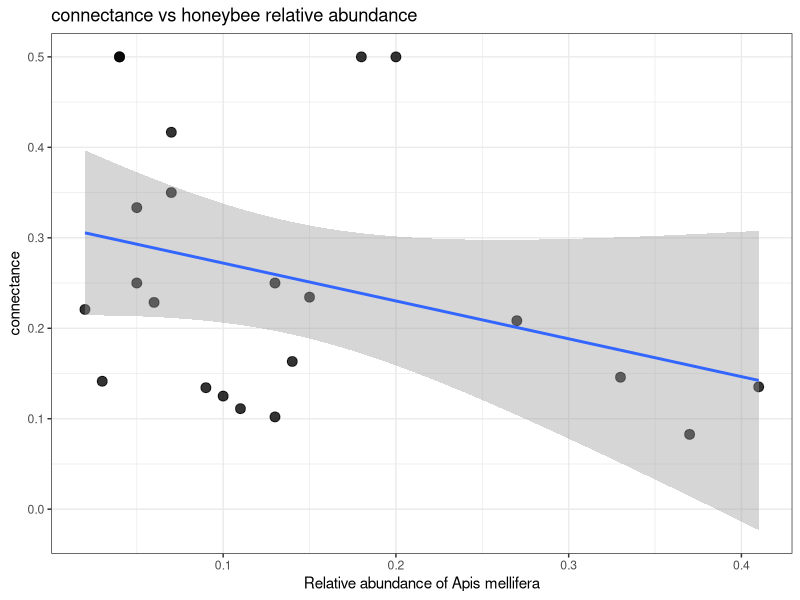
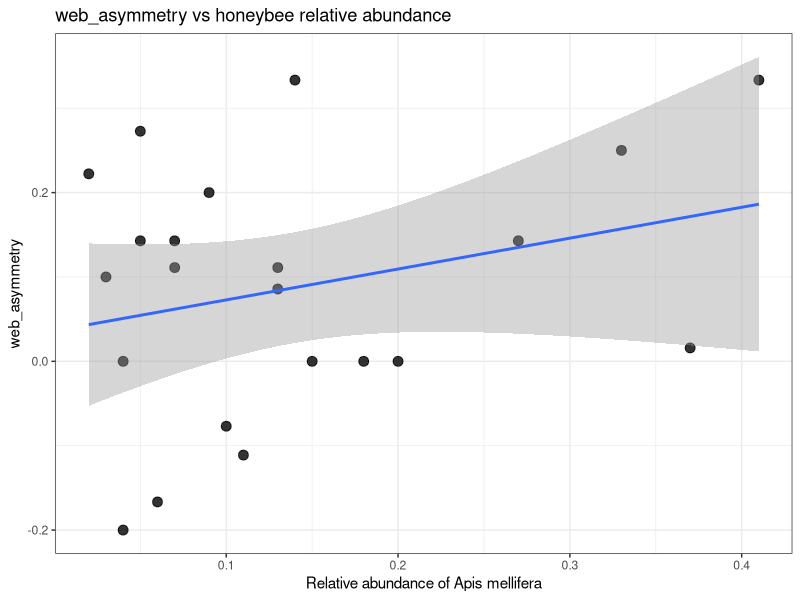
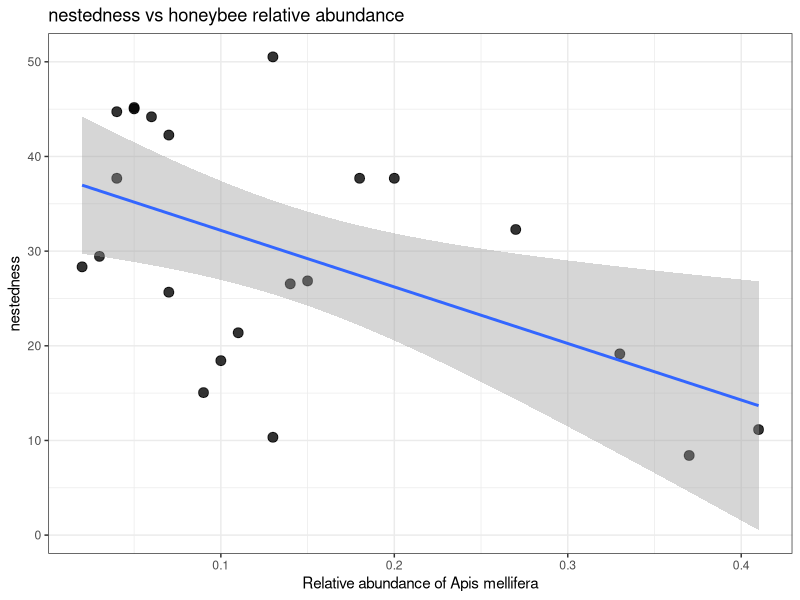
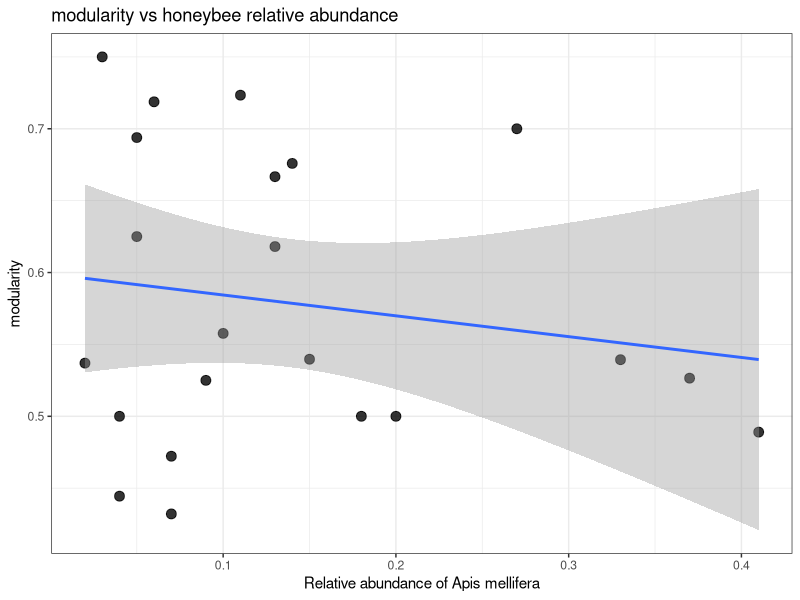
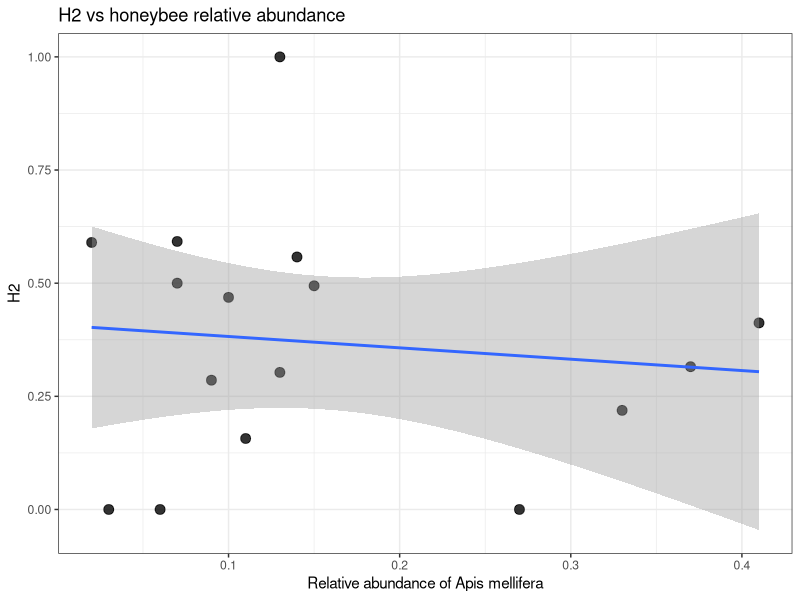
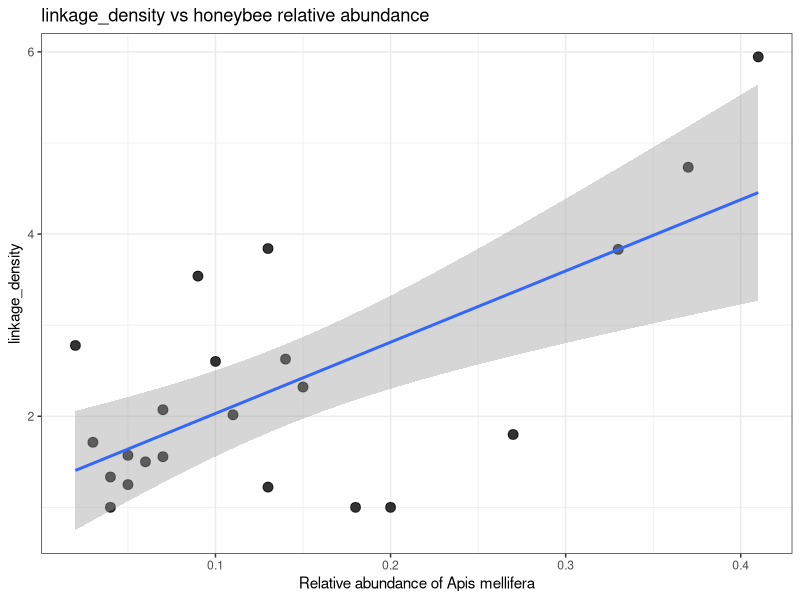
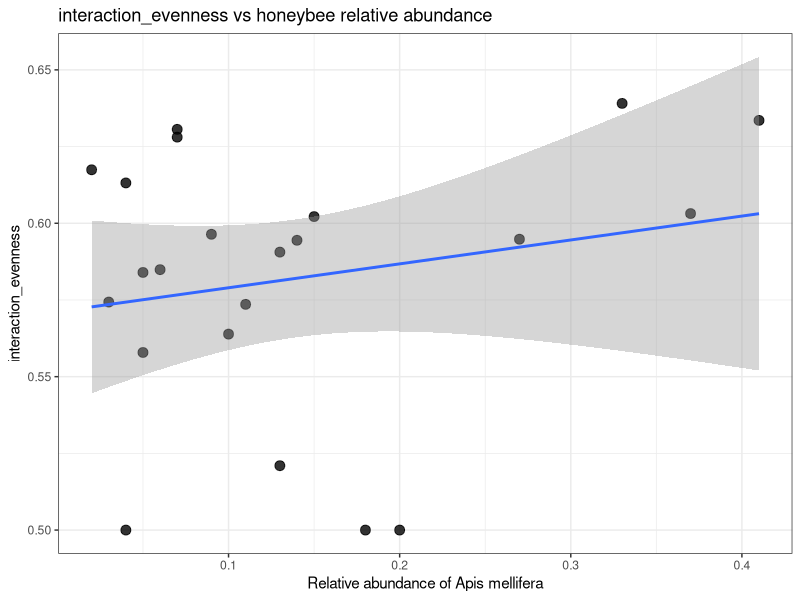
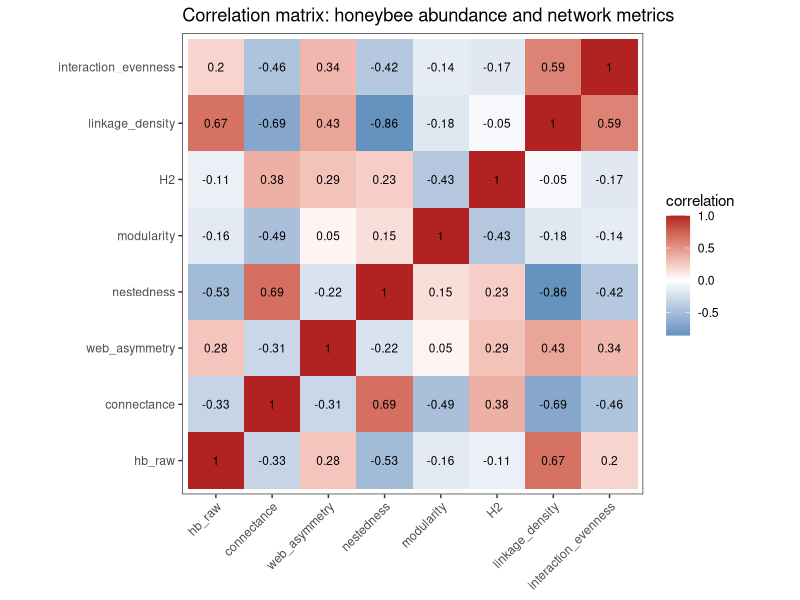

The R script that drew these images, in order:
# Purpose: Test whether relative abundance of honeybees in a park
# predicts park-level plant-pollinator network structure.

# Libraries ####
library(tidyverse)
library(broom)

# 1. Read in data ####


relabund <- read.csv("../Output/ApisRelAbund.csv")
netMets  <- read.csv("../Output/park_level_network_metrics.csv", stringsAsFactors = FALSE)

# Inspect ####
names(relabund)
names(netMets)
glimpse(relabund)
glimpse(netMets)

# 2. Define join column ####
# CHANGE THESE if needed
park_col_relabund <- "poly_id"
park_col_netmets  <- "park_name"

# 3. Clean park names a bit before join ####
relabund <- relabund %>%
  mutate(
    park_join = str_trim(str_to_lower(.data[[park_col_relabund]]))
  )

netMets <- netMets %>%
  mutate(
    park_join = str_trim(str_to_lower(.data[[park_col_netmets]]))
  )

# 4. Check overlap between datasets ####
parks_relabund <- relabund %>% distinct(park_join)
parks_netmets  <- netMets %>% distinct(park_join)

parks_in_both <- inner_join(parks_relabund, parks_netmets, by = "park_join")
parks_only_relabund <- anti_join(parks_relabund, parks_netmets, by = "park_join")
parks_only_netmets  <- anti_join(parks_netmets, parks_relabund, by = "park_join")

cat("\n--- PARK OVERLAP SUMMARY ---\n")
cat("Parks in relabund:", nrow(parks_relabund), "\n")
cat("Parks in netMets :", nrow(parks_netmets), "\n")
cat("Parks in both    :", nrow(parks_in_both), "\n")
cat("Only in relabund :", nrow(parks_only_relabund), "\n")
cat("Only in netMets  :", nrow(parks_only_netmets), "\n")

if (nrow(parks_only_relabund) > 0) {
  cat("\nParks only in relabund:\n")
  print(parks_only_relabund)
}

if (nrow(parks_only_netmets) > 0) {
  cat("\nParks only in netMets:\n")
  print(parks_only_netmets)
}

# 5. Join datasets ####
dat <- relabund %>%
  inner_join(netMets, by = "park_join", suffix = c("_relabund", "_netmets"))

cat("\nRows in joined dataset:", nrow(dat), "\n")

# 6. Define honeybee relative abundance column ####
# CHANGE THIS if needed
# examples might be "ApisRelAbund", "prop_honeybee", or "percentageHB"
hb_col <- "n_hb"

# 7. Optional transformation of relative abundance ####
# For proportions in [0,1], logit can help, but zeros/ones need adjustment.
# We keep the raw version and create transformed versions for exploration.

dat <- dat %>%
  mutate(
    hb_raw = .data[[hb_col]]
  )

dat <- dat %>%
  mutate(hb_raw = as.numeric( hb_raw))

# If your values are percentages 0-100, convert to 0-1
if (max(dat$hb_raw, na.rm = TRUE) > 1) {
  dat <- dat %>%
    mutate(hb_raw = hb_raw / 100)
}

# Bound to (0,1) for logit transform
eps <- 0.001

dat <- dat %>%
  mutate(
    hb_bounded = pmin(pmax(hb_raw, eps), 1 - eps),
    hb_logit = qlogis(hb_bounded),
    hb_arcsine = asin(sqrt(hb_raw))
  )

summary(dat$hb_raw)
summary(dat$hb_logit)

# 8. Choose network metrics to model ####
# Keep only columns that are numeric and biologically meaningful as responses.
candidate_metrics <- c(
  "connectance",
  "web_asymmetry",
  "nestedness",
  "modularity",
  "H2",
  "linkage_density",
  "interaction_evenness"
)

response_vars <- candidate_metrics[candidate_metrics %in% names(dat)]

cat("\nResponse variables being modeled:\n")
print(response_vars)

# 9. Run one regression per metric ####
# Default: simple linear model metric ~ honeybee relative abundance
# You can swap hb_raw for hb_logit if diagnostics look better.

fit_one_model <- function(response, predictor = "hb_raw", data = dat) {
  model_df <- data %>%
    select(all_of(c(response, predictor))) %>%
    drop_na()
  
  # Need enough points and variation
  if (nrow(model_df) < 5) {
    return(tibble(
      response = response,
      predictor = predictor,
      n = nrow(model_df),
      term = predictor,
      estimate = NA_real_,
      std.error = NA_real_,
      statistic = NA_real_,
      p.value = NA_real_,
      r.squared = NA_real_,
      adj.r.squared = NA_real_,
      AIC = NA_real_
    ))
  }
  
  if (sd(model_df[[response]], na.rm = TRUE) == 0) {
    return(tibble(
      response = response,
      predictor = predictor,
      n = nrow(model_df),
      term = predictor,
      estimate = NA_real_,
      std.error = NA_real_,
      statistic = NA_real_,
      p.value = NA_real_,
      r.squared = NA_real_,
      adj.r.squared = NA_real_,
      AIC = NA_real_
    ))
  }
  
  form <- as.formula(paste(response, "~", predictor))
  mod <- lm(form, data = model_df)
  
  coef_tab <- tidy(mod) %>%
    filter(term == predictor)
  
  g <- glance(mod)
  
  tibble(
    response = response,
    predictor = predictor,
    n = nrow(model_df),
    term = predictor,
    estimate = coef_tab$estimate,
    std.error = coef_tab$std.error,
    statistic = coef_tab$statistic,
    p.value = coef_tab$p.value,
    r.squared = g$r.squared,
    adj.r.squared = g$adj.r.squared,
    AIC = g$AIC
  )
}

model_results_raw <- map_dfr(response_vars, fit_one_model, predictor = "hb_raw", data = dat)
model_results_logit <- map_dfr(response_vars, fit_one_model, predictor = "hb_logit", data = dat)

# 10. Adjust for multiple testing ####
model_results_raw <- model_results_raw %>%
  mutate(p_adj_fdr = p.adjust(p.value, method = "fdr")) %>%
  arrange(p.value)

model_results_logit <- model_results_logit %>%
  mutate(p_adj_fdr = p.adjust(p.value, method = "fdr")) %>%
  arrange(p.value)

cat("\n--- RESULTS: RAW HONEYBEE ABUNDANCE ---\n")
print(model_results_raw)

cat("\n--- RESULTS: LOGIT HONEYBEE ABUNDANCE ---\n")
print(model_results_logit)

# 11. Write model results ####
write.csv(model_results_raw,
          "../Output/honeybee_network_metric_models_raw.csv",
          row.names = FALSE)

write.csv(model_results_logit,
          "../Output/honeybee_network_metric_models_logit.csv",
          row.names = FALSE)

# 12. Quick plots for each response ####
plot_dir <- "../Output/network_metric_regression_plots"
if (!dir.exists(plot_dir)) dir.create(plot_dir, recursive = TRUE)

for (resp in response_vars) {
  pdat <- dat %>%
    select(all_of(c(resp, "hb_raw"))) %>%
    drop_na()
  
  if (nrow(pdat) < 5) next
  
  p <- ggplot(pdat, aes(x = hb_raw, y = .data[[resp]])) +
    geom_point(size = 3, alpha = 0.8) +
    geom_smooth(method = "lm", se = TRUE) +
    labs(
      x = "Relative abundance of Apis mellifera",
      y = resp,
      title = paste(resp, "vs honeybee relative abundance")
    ) +
    theme_bw()
  
  ggsave(
    filename = file.path(plot_dir, paste0(resp, "_vs_honeybee.png")),
    plot = p,
    width = 6,
    height = 4,
    dpi = 300
  )
}

# 13. Correlation matrix ####
# Use numeric columns only; include honeybee abundance and network metrics.
corr_vars <- c("hb_raw", response_vars)
corr_vars <- corr_vars[corr_vars %in% names(dat)]

corr_df <- dat %>%
  select(all_of(corr_vars)) %>%
  select(where(is.numeric))

corr_mat <- cor(corr_df, use = "pairwise.complete.obs", method = "pearson")

print(corr_mat)

write.csv(
  corr_mat,
  "../Output/honeybee_network_metric_correlation_matrix.csv"
)

# 14. Draw correlation matrix as a heatmap ####
corr_long <- as.data.frame(as.table(corr_mat)) %>%
  rename(var1 = Var1, var2 = Var2, correlation = Freq)

corr_plot <- ggplot(corr_long, aes(x = var1, y = var2, fill = correlation)) +
  geom_tile() +
  geom_text(aes(label = round(correlation, 2)), size = 3) +
  scale_fill_gradient2(low = "steelblue", mid = "white", high = "firebrick", midpoint = 0) +
  coord_equal() +
  theme_bw() +
  theme(
    axis.text.x = element_text(angle = 45, hjust = 1),
    panel.grid = element_blank()
  ) +
  labs(
    title = "Correlation matrix: honeybee abundance and network metrics",
    x = NULL,
    y = NULL
  )

ggsave(
  "../Output/honeybee_network_metric_correlation_matrix.png",
  corr_plot,
  width = 8,
  height = 7,
  dpi = 300
)
